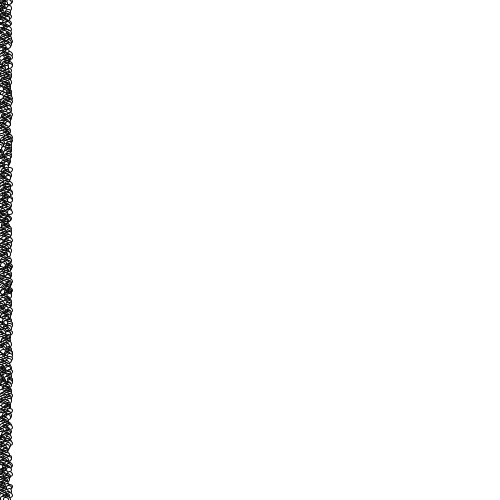
Frame 1 (no input)
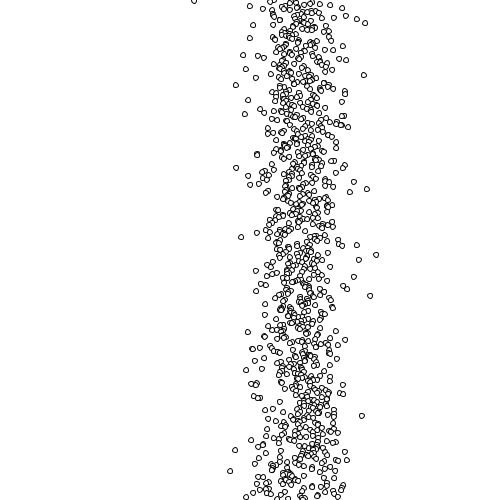
Frame 60 (the mouse pressed at the canvas centre just before this capture)
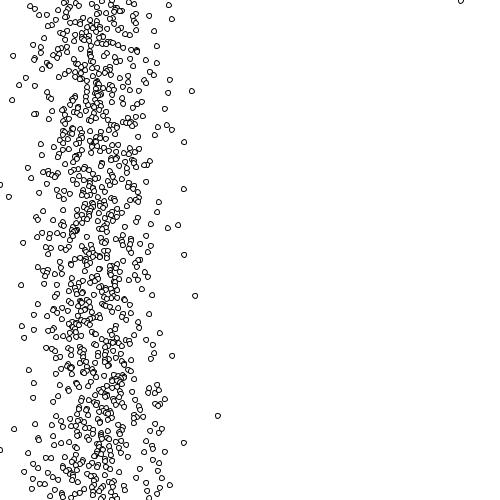
Frame 120 (the mouse held since frame 60 and released just before this capture)

The Processing sketch that drew these frames (run headless with seeded random() and noise(); from frame 60 on, the mouse is pressed at the canvas centre):

// Processing sketch: array_points
// ── array_points.pde
// Initialisiere eine Array Variable mit Platz für 1000 Elemente
float[] pos = new float[1000];

void setup() {
  size(500, 500);
}

void draw() {
  background(255);
  
  for(int i = 0; i < pos.length; i++) {
    pos[i] += random(10);
    if(pos[i] > width)
      pos[i] = 0;
  }
  
  maleKreise();
}

void maleKreise() {
  for(int i = 0; i < pos.length; i++) {
    float x = pos[i];
    float y = float(i) / pos.length * height;
    ellipse(x, y, 5, 5);
  }
}
